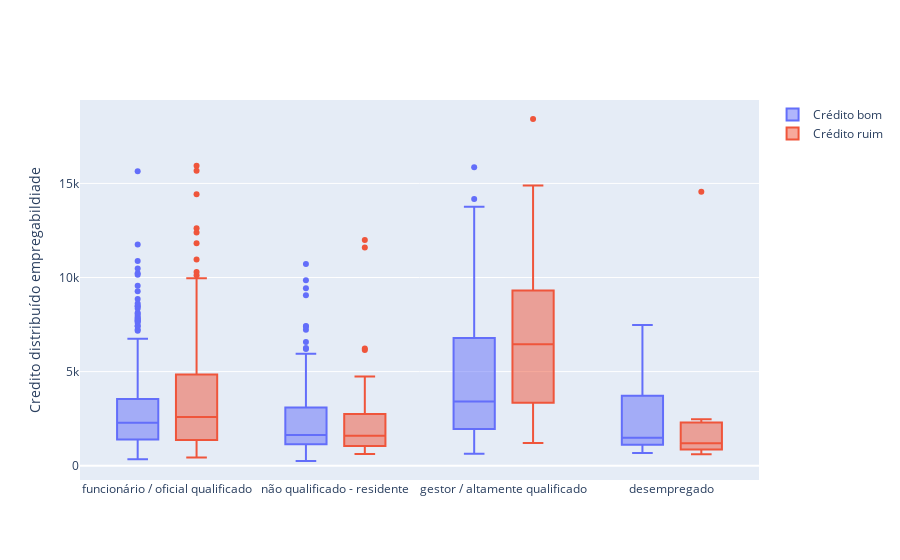

The cell this chart's notebook holds for it:
### Code cell
#Distribuição de crédito por emprego

trace0 = go.Box(
    x=df_good["Emprego"],
    y=df_good["ValorDoCredito"],
    name='Crédito bom'
)

trace1 = go.Box(
    x=df_bad['Emprego'],
    y=df_bad['ValorDoCredito'],
    name='Crédito ruim'
)
    
data = [trace0, trace1]

layout = go.Layout(
    yaxis=dict(
        title='Credito distribuído empregabildiade'
    ),
    boxmode='group'
)
fig = go.Figure(data=data, layout=layout)

py.iplot(fig, filename='box-age-cat')

### Figure 1 — Plotly figure (JSON) as saved in the notebook; plotly's stock layout.template omitted (floating-point values rounded to 4 significant figures; data arrays with more than 128 entries replaced by an {"elided": "..."} marker saying what was removed)
{"data": [{"name": "Crédito bom", "type": "box", "x": {"elided": "700 str values"}, "y": {"elided": "700 int values"}}, {"name": "Crédito ruim", "type": "box", "x": {"elided": "300 str values"}, "y": {"elided": "300 int values"}}], "layout": {"boxmode": "group", "yaxis": {"title": {"text": "Credito distribuído empregabildiade"}}}}
